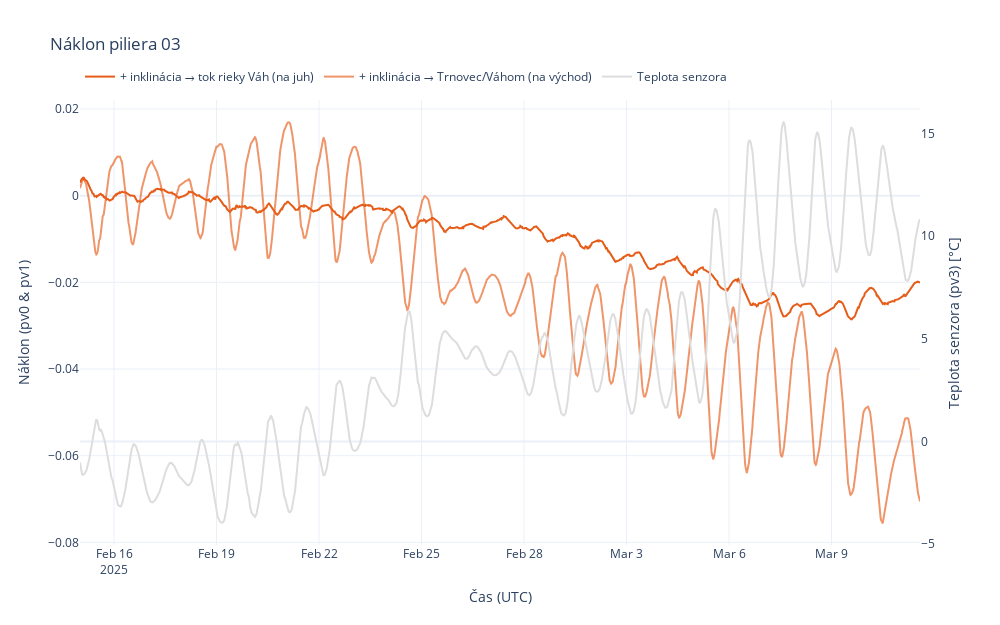
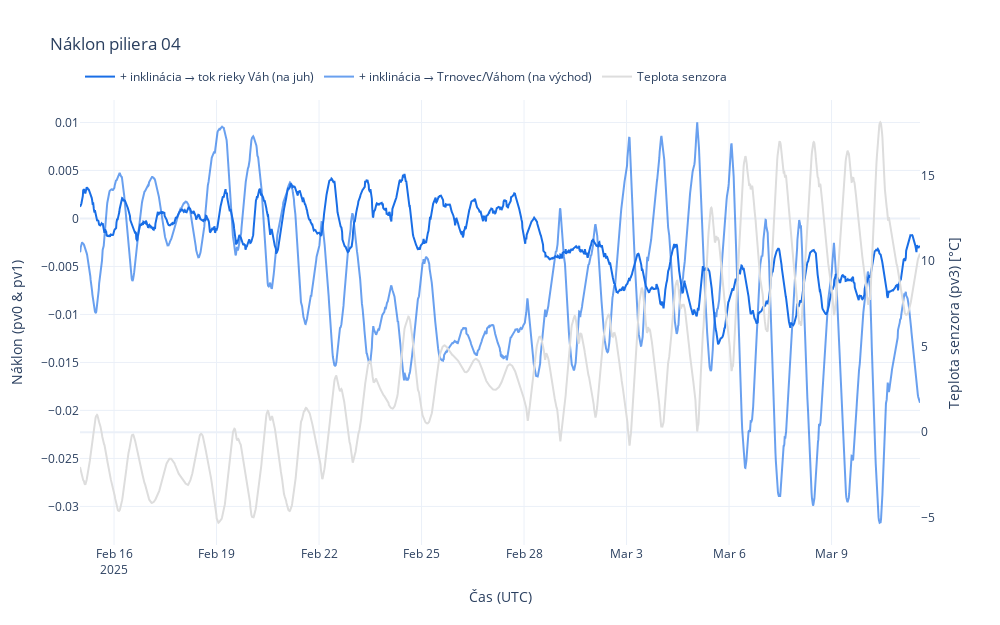
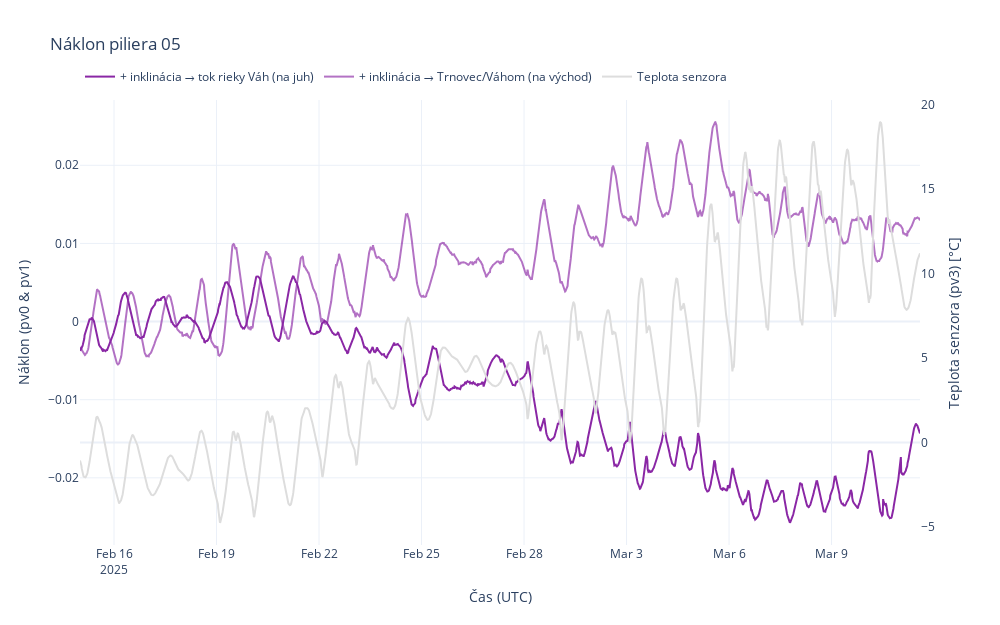

Notebook cell for these charts, in order:
### Code cell
# Plot adjusted and smoothed inclinations for each pier
w_size = 50
plot_adjusted_smoothed_inclinations(
    df_hub_1, pier_number=3, uuid="124005320765128", title="Náklon piliera 03", window_size=w_size)
plot_adjusted_smoothed_inclinations(
    df_hub_1, pier_number=4, uuid="124005320765128", title="Náklon piliera 04", window_size=w_size)
plot_adjusted_smoothed_inclinations(
    df_hub_2, pier_number=5, uuid="229128940302024", title="Náklon piliera 05", window_size=w_size)
plot_adjusted_smoothed_inclinations(
    df_hub_2, pier_number=6, uuid="229128940302024", title="Náklon piliera 06", window_size=w_size)

### Figure 1 — Plotly figure (JSON) as saved in the notebook; plotly's stock layout.template omitted (floating-point values rounded to 4 significant figures; data arrays with more than 128 entries replaced by an {"elided": "..."} marker saying what was removed)
{"data": [{"line": {"color": "#e65d19"}, "mode": "lines", "name": "+ inklinácia → tok rieky Váh (na juh)", "type": "scatter", "x": {"elided": "2156 str values"}, "y": {"elided": "2156 float values"}}, {"line": {"color": "#e65d19", "width": 2}, "mode": "lines", "name": "+ inklinácia → Trnovec/Váhom (na východ)", "opacity": 0.65, "type": "scatter", "x": {"elided": "2156 str values"}, "y": {"elided": "2156 float values"}}, {"line": {"color": "#DDDDDD"}, "mode": "lines", "name": "Teplota senzora", "type": "scatter", "x": {"elided": "2156 str values"}, "y": {"elided": "2156 float values"}, "yaxis": "y2"}], "layout": {"height": 625, "legend": {"orientation": "h", "x": 0, "xanchor": "left", "y": 1.02, "yanchor": "bottom"}, "title": {"text": "Náklon piliera 03"}, "width": 1000, "xaxis": {"title": {"text": "Čas (UTC)"}}, "yaxis": {"side": "left", "title": {"text": "Náklon (pv0 & pv1)"}}, "yaxis2": {"overlaying": "y", "showgrid": false, "side": "right", "title": {"text": "Teplota senzora (pv3) [°C]"}}}}

### Figure 2 — Plotly figure (JSON) as saved in the notebook; plotly's stock layout.template omitted (floating-point values rounded to 4 significant figures; data arrays with more than 128 entries replaced by an {"elided": "..."} marker saying what was removed)
{"data": [{"line": {"color": "#196ee6"}, "mode": "lines", "name": "+ inklinácia → tok rieky Váh (na juh)", "type": "scatter", "x": {"elided": "2156 str values"}, "y": {"elided": "2156 float values"}}, {"line": {"color": "#196ee6", "width": 2}, "mode": "lines", "name": "+ inklinácia → Trnovec/Váhom (na východ)", "opacity": 0.65, "type": "scatter", "x": {"elided": "2156 str values"}, "y": {"elided": "2156 float values"}}, {"line": {"color": "#DDDDDD"}, "mode": "lines", "name": "Teplota senzora", "type": "scatter", "x": {"elided": "2156 str values"}, "y": {"elided": "2156 float values"}, "yaxis": "y2"}], "layout": {"height": 625, "legend": {"orientation": "h", "x": 0, "xanchor": "left", "y": 1.02, "yanchor": "bottom"}, "title": {"text": "Náklon piliera 04"}, "width": 1000, "xaxis": {"title": {"text": "Čas (UTC)"}}, "yaxis": {"side": "left", "title": {"text": "Náklon (pv0 & pv1)"}}, "yaxis2": {"overlaying": "y", "showgrid": false, "side": "right", "title": {"text": "Teplota senzora (pv3) [°C]"}}}}

### Figure 3 — Plotly figure (JSON) as saved in the notebook; plotly's stock layout.template omitted (floating-point values rounded to 4 significant figures; data arrays with more than 128 entries replaced by an {"elided": "..."} marker saying what was removed)
{"data": [{"line": {"color": "#8a27a5"}, "mode": "lines", "name": "+ inklinácia → tok rieky Váh (na juh)", "type": "scatter", "x": {"elided": "2362 str values"}, "y": {"elided": "2362 float values"}}, {"line": {"color": "#8a27a5", "width": 2}, "mode": "lines", "name": "+ inklinácia → Trnovec/Váhom (na východ)", "opacity": 0.65, "type": "scatter", "x": {"elided": "2362 str values"}, "y": {"elided": "2362 float values"}}, {"line": {"color": "#DDDDDD"}, "mode": "lines", "name": "Teplota senzora", "type": "scatter", "x": {"elided": "2362 str values"}, "y": {"elided": "2362 float values"}, "yaxis": "y2"}], "layout": {"height": 625, "legend": {"orientation": "h", "x": 0, "xanchor": "left", "y": 1.02, "yanchor": "bottom"}, "title": {"text": "Náklon piliera 05"}, "width": 1000, "xaxis": {"title": {"text": "Čas (UTC)"}}, "yaxis": {"side": "left", "title": {"text": "Náklon (pv0 & pv1)"}}, "yaxis2": {"overlaying": "y", "showgrid": false, "side": "right", "title": {"text": "Teplota senzora (pv3) [°C]"}}}}
